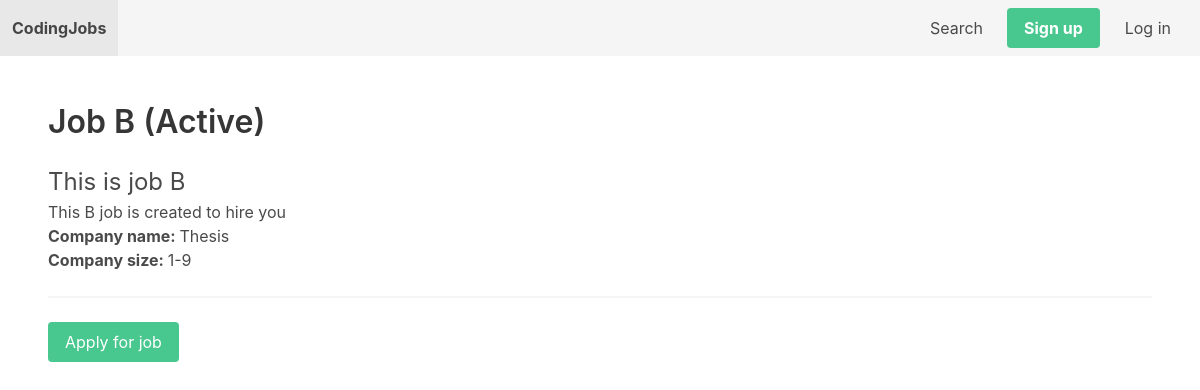
The app's page /jobs/2/ with its own data.
### apps/job/models.py (models this page shows, shortened)
class Job(models.Model):
    SIZE_1_9 = 'size_1-9'
    SIZE_10_49 = 'size_10-49'
    SIZE_50_99 = 'size_50-99'
    SIZE_100 = 'size_100'
    CHOICES_SIZE = (
        (SIZE_1_9, '1-9'),
        (SIZE_10_49, '10-49'),
        (SIZE_50_99, '50-99'),
        (SIZE_100, '100+'),
    )
    ACTIVE = 'active'
    EMPLOYED = 'employed'
    ARCHIVED = 'archived'
    CHOICES_STATUS = (
        (ACTIVE, 'Active'),
        (EMPLOYED, 'Employed'),
        (ARCHIVED, 'Archived')
    )
    title = models.CharField(max_length=255)
    short_description = models.TextField()
    long_description = models.TextField(blank=True, null=True)
    company_name = models.CharField(max_length=255)
    company_address = models.CharField(max_length=255, blank=True, null=True)
    company_zipcode = models.CharField(max_length=255, blank=True, null=True)
    company_place = models.CharField(max_length=255, blank=True, null=True)
    company_country = models.CharField(max_length=255, blank=True, null=True)
    company_size = models.CharField(max_length=20, choices=CHOICES_SIZE, default=SIZE_1_9)
    created_by = models.ForeignKey(User, related_name='jobs', on_delete=models.CASCADE)
    created_at = models.DateTimeField(auto_now_add=True)
    changed_at = models.DateTimeField(auto_now=True)
    status = models.CharField(max_length=20, choices=CHOICES_STATUS, default=ACTIVE)

### apps/job/views.py (the view)
# urls.py: path('<int:job_id>/', job_detail, name='job_detail'),
def job_detail(request, job_id):
    job = Job.objects.get(pk=job_id)
    return render(request, 'job/job_detail.html', {'job': job})

### apps/notification/context_processors.py (called while the page is built)
def notifications(request):
    if request.user.is_authenticated:
        return {'notifications': request.user.notifications.filter(is_read=False)}
    else:
        return {'notifications': []}

### apps/job/templates/job/job_detail.html (shortened to what this page needs)
{% extends 'core/base.html' %}
{% block content %}
    <h1 class="title">{{ job.title }} ({{ job.get_status_display }})</h1>
    <p class="is-size-4">{{ job.short_description }}</p>
    <p>{{ job.long_description }}</p>
    <b>Company name: </b>{{ job.company_name}}<br>
    <b>Company size: </b>{{ job.get_company_size_display }}<br>
    <hr>
    {% if job.status == 'active' %}
        <a href="{% url 'apply_for_job' job.id %}" class="button is-success">Apply for job</a>
    {% else %}
        <p>This job is not available anymore!</p>
    {% endif %}
{% endblock %}

### records on screen
Job: title "Job B", status "Active", short_description "This is job B", long_description "This B job is created to hire you", company_name "Thesis", company_size "1-9"
